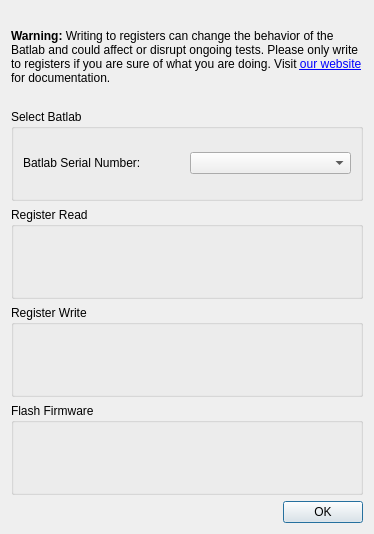
<?xml version="1.0" encoding="UTF-8"?>
<ui version="4.0">
 <class>debugDialog</class>
 <widget class="QDialog" name="debugDialog">
  <property name="geometry">
   <rect>
    <x>0</x>
    <y>0</y>
    <width>374</width>
    <height>534</height>
   </rect>
  </property>
  <property name="windowTitle">
   <string>Debug Batlab (Advanced)</string>
  </property>
  <layout class="QVBoxLayout" name="verticalLayout_2">
   <item>
    <widget class="QLabel" name="warningLabel">
     <property name="text">
      <string>&lt;html&gt;&lt;head/&gt;&lt;body&gt;&lt;p&gt;&lt;span style=&quot; font-weight:600;&quot;&gt;Warning:&lt;/span&gt; Writing to registers can change the behavior of the Batlab and could affect or disrupt ongoing tests. Please only write to registers if you are sure of what you are doing. Visit &lt;a href=&quot;https://www.lexcelon.com/resources/&quot;&gt;&lt;span style=&quot; text-decoration: underline; color:#0000ff;&quot;&gt;our website&lt;/span&gt;&lt;/a&gt; for documentation.&lt;/p&gt;&lt;/body&gt;&lt;/html&gt;</string>
     </property>
     <property name="wordWrap">
      <bool>true</bool>
     </property>
    </widget>
   </item>
   <item>
    <widget class="QGroupBox" name="selectBatlabGroupBox">
     <property name="title">
      <string>Select Batlab</string>
     </property>
     <layout class="QGridLayout" name="gridLayout">
      <item row="0" column="0">
       <widget class="QLabel" name="label_2">
        <property name="text">
         <string>Batlab Serial Number:</string>
        </property>
       </widget>
      </item>
      <item row="0" column="2">
       <widget class="QComboBox" name="selectBatlabComboBox"/>
      </item>
     </layout>
    </widget>
   </item>
   <item>
    <widget class="QGroupBox" name="registerReadGroupBox">
     <property name="title">
      <string>Register Read</string>
     </property>
    </widget>
   </item>
   <item>
    <widget class="QGroupBox" name="registerWriteGroupBox">
     <property name="title">
      <string>Register Write</string>
     </property>
    </widget>
   </item>
   <item>
    <widget class="QGroupBox" name="flashFirmwareGroupBox">
     <property name="title">
      <string>Flash Firmware</string>
     </property>
    </widget>
   </item>
   <item>
    <widget class="QDialogButtonBox" name="buttonBox">
     <property name="orientation">
      <enum>Qt::Horizontal</enum>
     </property>
     <property name="standardButtons">
      <set>QDialogButtonBox::Ok</set>
     </property>
    </widget>
   </item>
  </layout>
 </widget>
 <resources/>
 <connections>
  <connection>
   <sender>buttonBox</sender>
   <signal>accepted()</signal>
   <receiver>debugDialog</receiver>
   <slot>accept()</slot>
   <hints>
    <hint type="sourcelabel">
     <x>248</x>
     <y>254</y>
    </hint>
    <hint type="destinationlabel">
     <x>157</x>
     <y>274</y>
    </hint>
   </hints>
  </connection>
 </connections>
</ui>
